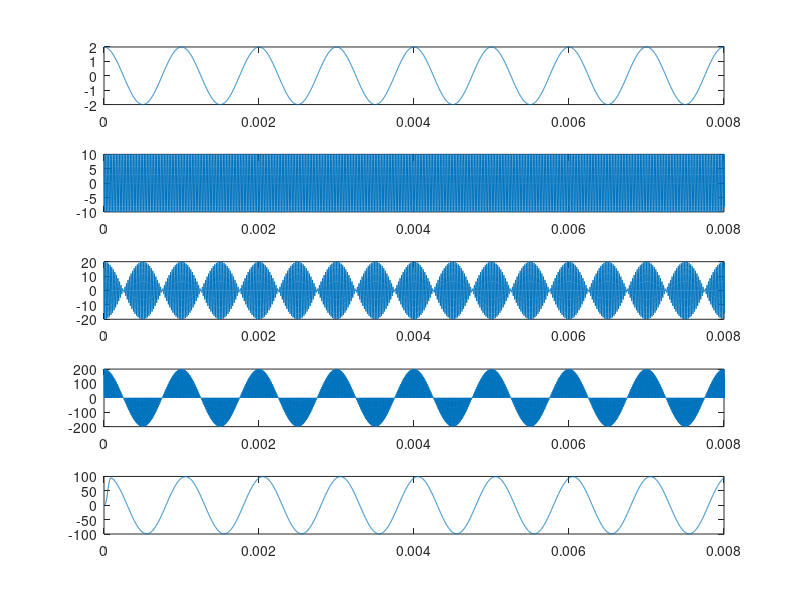
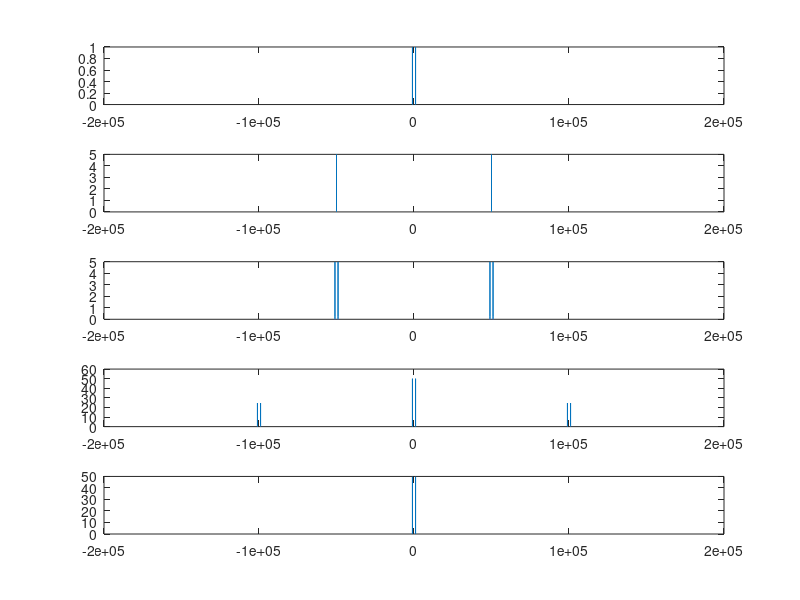

Reproduce these figures in MATLAB, in order.
clear all
close all
clc

n = 100;
Ac = 10;
Am = 2;
fc = 50e3;
fm = 1e3;
f_cut = 7e3;
fa = 20*fc;
t = [0:1/fa:1];

c_t = Ac*cos(2*pi*fc*t);
m_t = Am*cos(2*pi*fm*t);
% m_t = 5*sin(2*pi*500*t) + 5/3*sin(2*pi*1500*t) + sin(2*pi*2500*t) + 5/7*sin(2*pi*3500*t) + 5/9*sin(2*pi*4500*t) + 5/11*sin(2*pi*5500*t);
s_t = c_t.*m_t; % sinal modulado
r_t = s_t.*c_t; % sinal demodulado
filtro_PB = fir1(n, (f_cut*2)/fa)';
info = filter(filtro_PB, 1, r_t);

figure(1)
subplot(511)
plot(t, m_t)
xlim([0 4/500])
subplot(512)
plot(t, c_t)
xlim([0 4/500])
subplot(513)
plot(t, s_t)
xlim([0 4/500])
subplot(514)
plot(t, r_t)
xlim([0 4/500])
subplot(515)
plot(t, info)
xlim([0 4/500])

f = [-fa/2:1:fa/2];
figure(2)
subplot(511)
fft_m_t = fftshift(fft(m_t)/length(m_t));
plot(f, abs(fft_m_t))
xlim([-4*fc 4*fc])
subplot(512)
fft_c_t = fftshift(fft(c_t)/length(c_t));
plot(f, abs(fft_c_t))
xlim([-4*fc 4*fc])
subplot(513)
fft_s_t = fftshift(fft(s_t)/length(s_t));
plot(f, abs(fft_s_t))
xlim([-4*fc 4*fc])
subplot(514)
fft_r_t = fftshift(fft(r_t)/length(r_t));
plot(f, abs(fft_r_t))
xlim([-4*fc 4*fc])
subplot(515)
fft_info = fftshift(fft(info)/length(info));
plot(f, abs(fft_info))
xlim([-4*fc 4*fc])